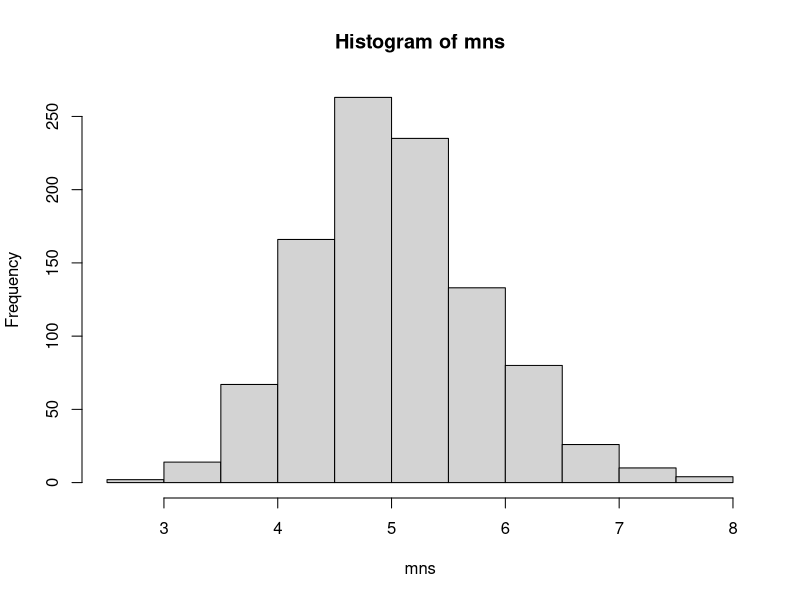
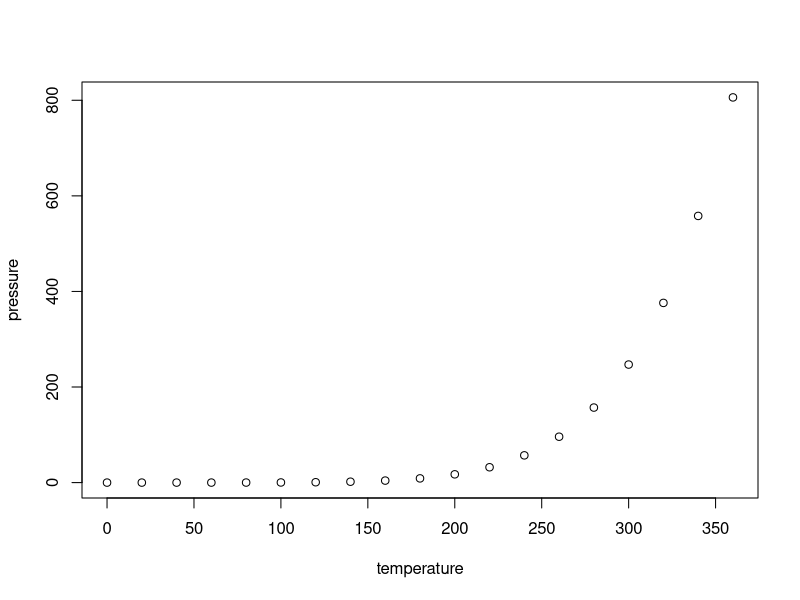

The R source for these figures, in order:
## ---- chunk 1
knitr::opts_chunk$set(echo = TRUE)
## ---- chunk 2
mns = NULL
for (i in 1 : 1000) mns = c(mns, mean(rexp(40,0.2)))
hist(mns)
## ---- chunk 3
plot(pressure)
